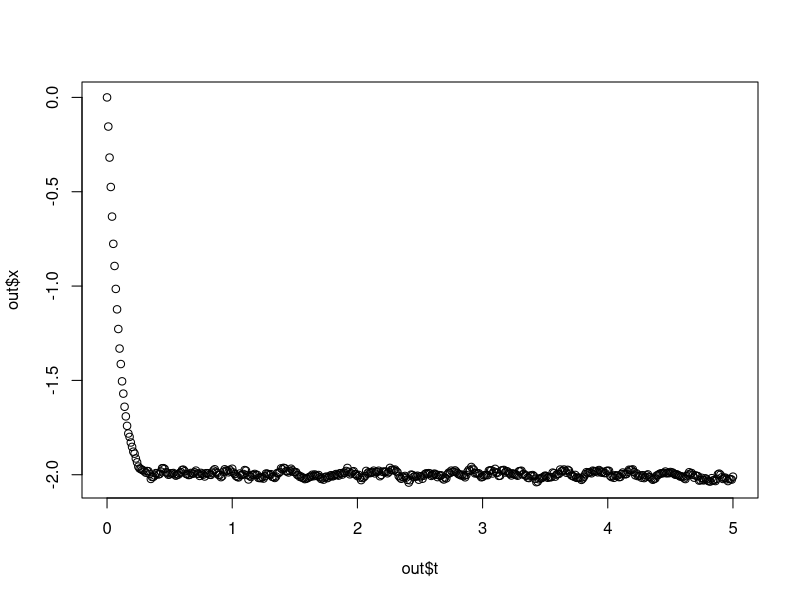
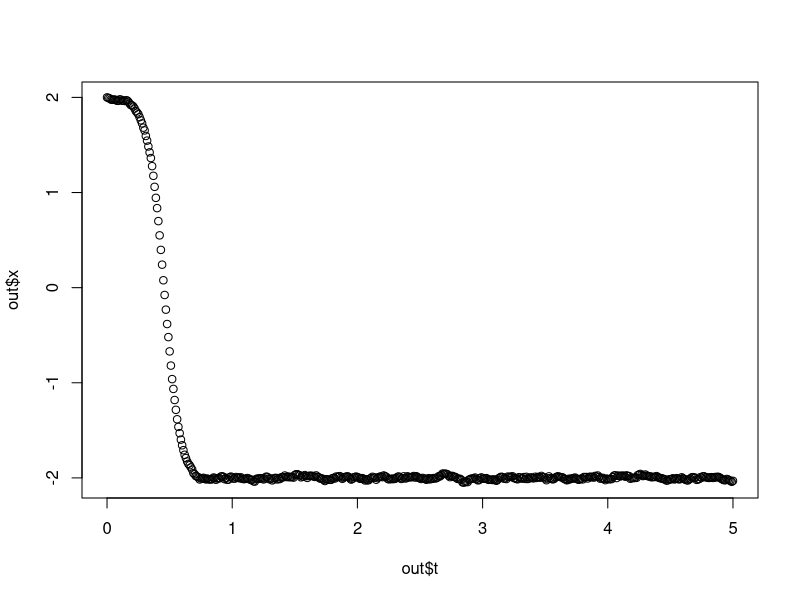

The R script that drew these images, in order:
#Script for investigating stability of 1d dynamical systems with noise
dynamics_1 <- function(x){
  4*(x^2) - 16
}

noisy_path_maker <- function(dynamics, x0, tmax, deltat, sigma){
  t <- seq(from = 0, to = tmax, by = deltat)
  dW <- rnorm(n = length(t)-1, sd = sigma * sqrt(deltat))
  x <- numeric(length = length(t))
  x[1] <- x0
  for (i in (2:length(t))){
    x[i] <- x[i-1] + dynamics(x[i-1])*deltat + dW[i-1]
  }
  out <- data.frame('x' = x, 't' = t)
  plot(x = out$t, y = out$x)
}

noisy_path_maker(dynamics = dynamics_1, x0 = 0, tmax = 5, deltat = 0.01, sigma = 0.1)
noisy_path_maker(dynamics = dynamics_1, x0 = 2, tmax = 5, deltat = 0.01, sigma = 0.1)
  
